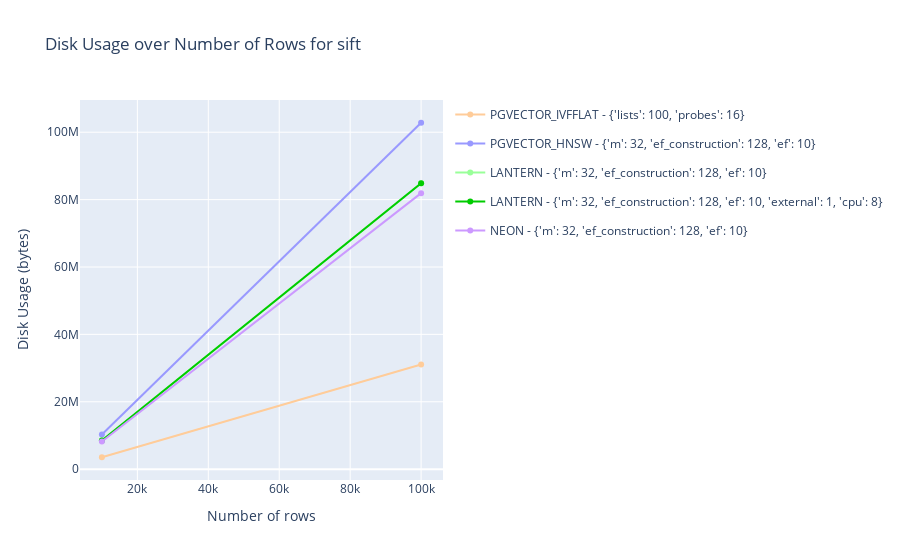
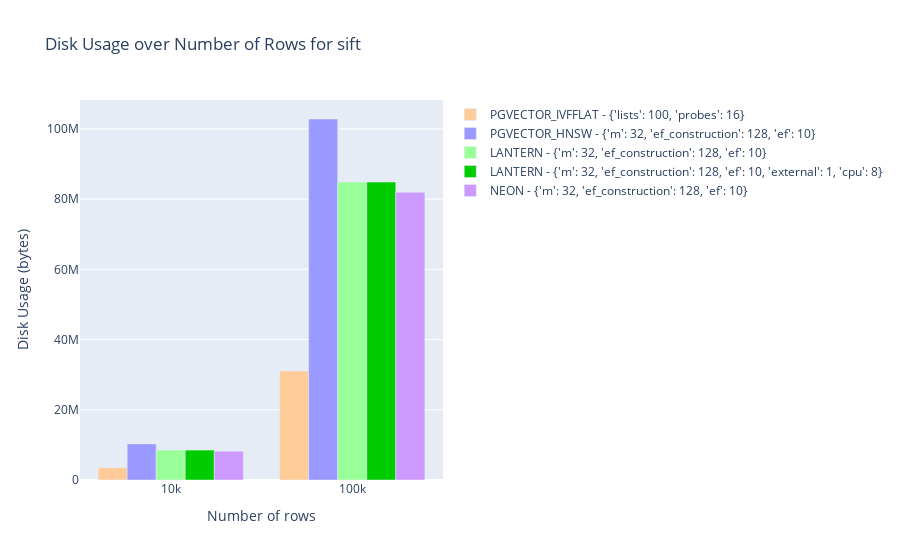

The notebook cell these images were saved under, in order:
### Code cell
from core.utils.constants import Dataset, SUGGESTED_INDEX_PARAMS
from notebooks.plot_create_benchmarks import plot_disk_usage_results
plot_disk_usage_results(SUGGESTED_INDEX_PARAMS, Dataset.SIFT, plot_type='line')
plot_disk_usage_results(SUGGESTED_INDEX_PARAMS, Dataset.SIFT, plot_type='bar')

### Figure 1 — Plotly figure (JSON) as saved in the notebook; plotly's stock layout.template omitted (floating-point values rounded to 4 significant figures)
{"data": [{"legendgroup": "PGVECTOR_IVFFLAT - {'lists': 100, 'probes': 16}", "marker": {"color": "rgb(255,204,153)"}, "mode": "lines+markers", "name": "PGVECTOR_IVFFLAT - {'lists': 100, 'probes': 16}", "type": "scatter", "x": [10000, 100000], "y": [3534848, 31035392]}, {"fill": "toself", "fillcolor": "rgba(255,204,153,0.3)", "legendgroup": "PGVECTOR_IVFFLAT - {'lists': 100, 'probes': 16}", "line": {"color": "rgba(255,255,255,0)"}, "showlegend": false, "type": "scatter", "x": [10000, 100000, 100000, 10000], "y": [3541000.0, 31090000.0, 30980000.0, 3529000.0]}, {"legendgroup": "PGVECTOR_HNSW - {'m': 32, 'ef_construction': 128, 'ef': 10}", "marker": {"color": "rgb(153,153,255)"}, "mode": "lines+markers", "name": "PGVECTOR_HNSW - {'m': 32, 'ef_construction': 128, 'ef': 10}", "type": "scatter", "x": [10000, 100000], "y": [10285056, 102809600]}, {"fill": "toself", "fillcolor": "rgba(153,153,255,0.3)", "legendgroup": "PGVECTOR_HNSW - {'m': 32, 'ef_construction': 128, 'ef': 10}", "line": {"color": "rgba(255,255,255,0)"}, "showlegend": false, "type": "scatter", "x": [10000, 100000, 100000, 10000], "y": [10290000.0, 102809600, 102809600, 10280000.0]}, {"legendgroup": "LANTERN - {'m': 32, 'ef_construction': 128, 'ef': 10}", "marker": {"color": "rgb(153,255,153)"}, "mode": "lines+markers", "name": "LANTERN - {'m': 32, 'ef_construction': 128, 'ef': 10}", "type": "scatter", "x": [10000, 100000], "y": [8519680, 84860928]}, {"fill": "toself", "fillcolor": "rgba(153,255,153,0.3)", "legendgroup": "LANTERN - {'m': 32, 'ef_construction': 128, 'ef': 10}", "line": {"color": "rgba(255,255,255,0)"}, "showlegend": false, "type": "scatter", "x": [10000, 100000, 100000, 10000], "y": [8519680, 84860928, 84860928, 8519680]}, {"legendgroup": "LANTERN - {'m': 32, 'ef_construction': 128, 'ef': 10, 'external': 1, 'cpu': 8}", "marker": {"color": "rgb(0,204,0)"}, "mode": "lines+markers", "name": "LANTERN - {'m': 32, 'ef_construction': 128, 'ef': 10, 'external': 1, 'cpu': 8}", "type": "scatter", "x": [10000, 100000], "y": [8519680, 84860928]}, {"fill": "toself", "fillcolor": "rgba(0,204,0,0.3)", "legendgroup": "LANTERN - {'m': 32, 'ef_construction': 128, 'ef': 10, 'external': 1, 'cpu': 8}", "line": {"color": "rgba(255,255,255,0)"}, "showlegend": false, "type": "scatter", "x": [10000, 100000, 100000, 10000], "y": [8519680, 84860928, 84860928, 8519680]}, {"legendgroup": "NEON - {'m': 32, 'ef_construction': 128, 'ef': 10}", "marker": {"color": "rgb(204,153,255)"}, "mode": "lines+markers", "name": "NEON - {'m': 32, 'ef_construction': 128, 'ef': 10}", "type": "scatter", "x": [10000, 100000], "y": [8192000, 81920000]}, {"fill": "toself", "fillcolor": "rgba(204,153,255,0.3)", "legendgroup": "NEON - {'m': 32, 'ef_construction': 128, 'ef': 10}", "line": {"color": "rgba(255,255,255,0)"}, "showlegend": false, "type": "scatter", "x": [10000, 100000, 100000, 10000], "y": [8192000, 81920000, 81920000, 8192000]}], "layout": {"autosize": true, "title": {"text": "Disk Usage over Number of Rows for sift"}, "xaxis": {"autorange": true, "range": [4082.0, 105900.0], "title": {"text": "Number of rows"}, "type": "linear"}, "yaxis": {"autorange": true, "range": [-4664000.0, 111000000.0], "title": {"text": "Disk Usage (bytes)"}, "type": "linear"}}}

### Figure 2 — Plotly figure (JSON) as saved in the notebook; plotly's stock layout.template omitted (floating-point values rounded to 4 significant figures)
{"data": [{"marker": {"color": "rgb(255,204,153)"}, "name": "PGVECTOR_IVFFLAT - {'lists': 100, 'probes': 16}", "type": "bar", "x": ["10k", "100k"], "y": [3534848, 31035392]}, {"marker": {"color": "rgb(153,153,255)"}, "name": "PGVECTOR_HNSW - {'m': 32, 'ef_construction': 128, 'ef': 10}", "type": "bar", "x": ["10k", "100k"], "y": [10285056, 102809600]}, {"marker": {"color": "rgb(153,255,153)"}, "name": "LANTERN - {'m': 32, 'ef_construction': 128, 'ef': 10}", "type": "bar", "x": ["10k", "100k"], "y": [8519680, 84860928]}, {"marker": {"color": "rgb(0,204,0)"}, "name": "LANTERN - {'m': 32, 'ef_construction': 128, 'ef': 10, 'external': 1, 'cpu': 8}", "type": "bar", "x": ["10k", "100k"], "y": [8519680, 84860928]}, {"marker": {"color": "rgb(204,153,255)"}, "name": "NEON - {'m': 32, 'ef_construction': 128, 'ef': 10}", "type": "bar", "x": ["10k", "100k"], "y": [8192000, 81920000]}], "layout": {"autosize": true, "title": {"text": "Disk Usage over Number of Rows for sift"}, "xaxis": {"autorange": true, "range": [-0.5, 1.5], "title": {"text": "Number of rows"}, "type": "category"}, "yaxis": {"autorange": true, "range": [0, 108200000.0], "title": {"text": "Disk Usage (bytes)"}, "type": "linear"}}}
